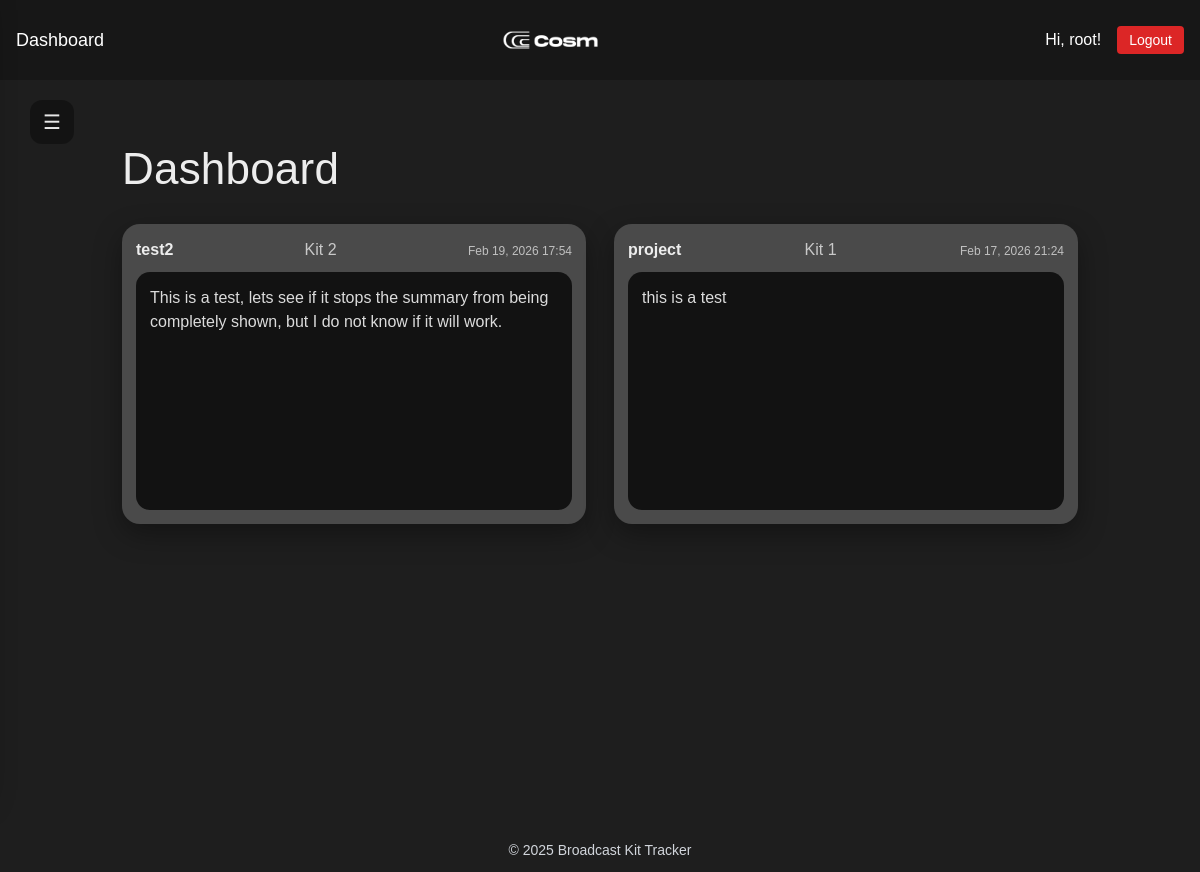
Before: /dashboard/ (signed in) with the older database file.
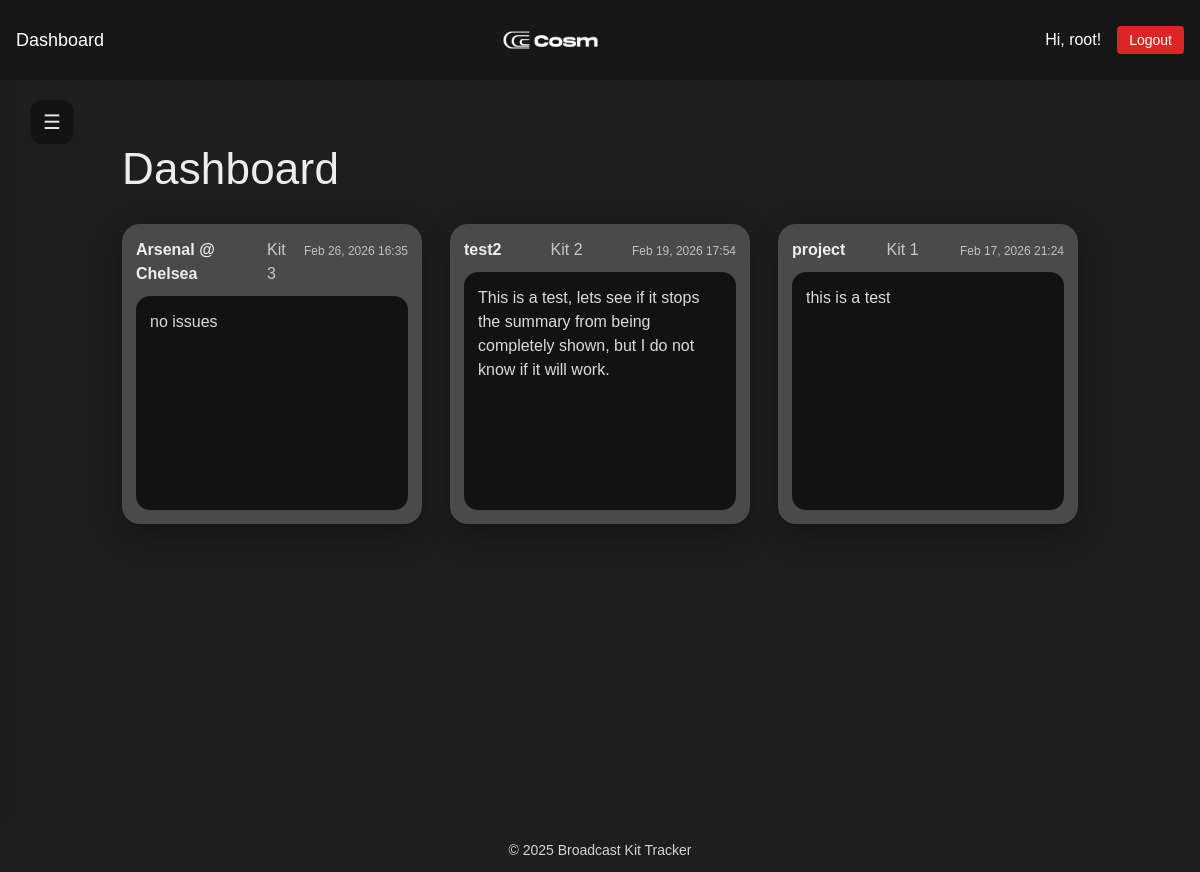
After: the same page with the newer database file.
### members/models.py (models this page shows, shortened)
class PostMortem(models.Model):
    kit = models.ForeignKey(Kit, on_delete=models.CASCADE)
    name = models.CharField(max_length=120, blank=True, null=True)
    event_name = models.CharField(max_length=120)
    event_date = models.DateField()
    summary = models.TextField()
    created_at = models.DateTimeField(auto_now_add=True)

### members/views.py (the view)
# urls.py: path('dashboard/', views.dashboard, name='dashboard'),
@login_required
def dashboard(request):
    kits = Kit.objects.all()
    recent_postmortems = PostMortem.objects.order_by('-created_at')[:10]
    return render(request, 'core/dashboard.html', {
        "kits": kits,
        'recent_postmortems': recent_postmortems})

### members/templates/core/dashboard.html (shortened to what this page needs)
{% extends "base.html" %}
{% block content %}
<button class="dash__menu dashboard-hamburger" type="button" onclick="openSidebar()" aria-label="Open sidebar">☰</button>
<div class="dash">
  <section class="dash__main">
    <h1 class="dash__title">Dashboard</h1>
    <div class="kit-grid">
      {% for pm in recent_postmortems %}
        <a href="{% url 'postmortem' pm.pk %}" class="kit-card-link">
          <article class="kit-card">
            <div class="kit-card__top">
              <span class="kit-card__event">{{ pm.event_name }}</span>
              <span class="kit-card__kit">Kit {{ pm.kit_id }}</span>
              <span class="kit-card__time">
                {{ pm.updated_at|default:pm.created_at|date:"M d, Y H:i" }}
              </span>
            </div>
            <div class="kit-card__inner">
              {{ pm.summary|truncatechars:120 }}
            </div>
          </article>
        </a>
      {% endfor %}
    </div>
  </section>
</div>
{% endblock %}

Changed rows visible on the page:
added PostMortem: event_name "Arsenal @ Chelsea", kit_id "3", updated_at "Feb 26, 2026 16:35", summary "no issues"
